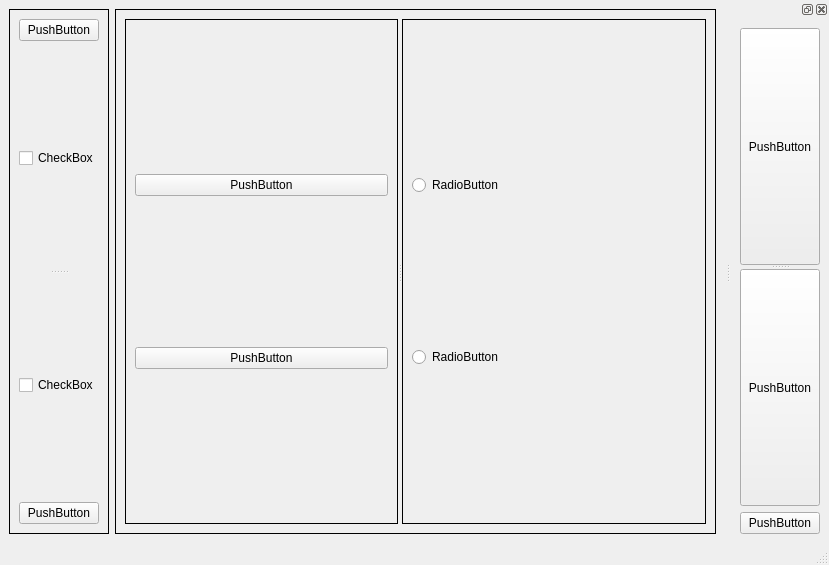
<?xml version="1.0" encoding="UTF-8"?>
<ui version="4.0">
 <class>MainWindow</class>
 <widget class="QMainWindow" name="MainWindow">
  <property name="geometry">
   <rect>
    <x>0</x>
    <y>0</y>
    <width>829</width>
    <height>565</height>
   </rect>
  </property>
  <property name="windowTitle">
   <string>MainWindow</string>
  </property>
  <widget class="QWidget" name="centralwidget">
   <property name="enabled">
    <bool>true</bool>
   </property>
   <property name="accessibleDescription">
    <string/>
   </property>
   <layout class="QGridLayout" name="gridLayout">
    <item row="0" column="1">
     <widget class="QFrame" name="frame_2">
      <property name="frameShape">
       <enum>QFrame::Box</enum>
      </property>
      <property name="frameShadow">
       <enum>QFrame::Plain</enum>
      </property>
      <layout class="QVBoxLayout" name="verticalLayout_5">
       <item>
        <widget class="QSplitter" name="splitter">
         <property name="orientation">
          <enum>Qt::Horizontal</enum>
         </property>
         <widget class="QFrame" name="frame_4">
          <property name="frameShape">
           <enum>QFrame::Box</enum>
          </property>
          <property name="frameShadow">
           <enum>QFrame::Plain</enum>
          </property>
          <layout class="QVBoxLayout" name="verticalLayout">
           <item>
            <widget class="QPushButton" name="pushButton_6">
             <property name="text">
              <string>PushButton</string>
             </property>
            </widget>
           </item>
           <item>
            <widget class="QPushButton" name="pushButton_7">
             <property name="text">
              <string>PushButton</string>
             </property>
            </widget>
           </item>
          </layout>
         </widget>
         <widget class="QFrame" name="frame_3">
          <property name="frameShape">
           <enum>QFrame::Box</enum>
          </property>
          <property name="frameShadow">
           <enum>QFrame::Plain</enum>
          </property>
          <layout class="QVBoxLayout" name="verticalLayout_4">
           <item>
            <widget class="QRadioButton" name="radioButton">
             <property name="text">
              <string>RadioButton</string>
             </property>
            </widget>
           </item>
           <item>
            <widget class="QRadioButton" name="radioButton_2">
             <property name="text">
              <string>RadioButton</string>
             </property>
            </widget>
           </item>
          </layout>
         </widget>
        </widget>
       </item>
      </layout>
     </widget>
    </item>
    <item row="0" column="0">
     <widget class="QFrame" name="frame">
      <property name="frameShape">
       <enum>QFrame::Box</enum>
      </property>
      <property name="frameShadow">
       <enum>QFrame::Plain</enum>
      </property>
      <layout class="QVBoxLayout" name="verticalLayout_8">
       <item>
        <widget class="QPushButton" name="pushButton">
         <property name="text">
          <string>PushButton</string>
         </property>
        </widget>
       </item>
       <item>
        <widget class="QSplitter" name="splitter_3">
         <property name="orientation">
          <enum>Qt::Vertical</enum>
         </property>
         <widget class="QWidget" name="widget_2" native="true">
          <layout class="QVBoxLayout" name="verticalLayout_7">
           <item>
            <widget class="QCheckBox" name="checkBox_2">
             <property name="text">
              <string>CheckBox</string>
             </property>
            </widget>
           </item>
          </layout>
         </widget>
         <widget class="QWidget" name="widget" native="true">
          <layout class="QVBoxLayout" name="verticalLayout_6">
           <item>
            <widget class="QCheckBox" name="checkBox">
             <property name="text">
              <string>CheckBox</string>
             </property>
            </widget>
           </item>
          </layout>
         </widget>
        </widget>
       </item>
       <item>
        <widget class="QPushButton" name="pushButton_2">
         <property name="text">
          <string>PushButton</string>
         </property>
        </widget>
       </item>
      </layout>
     </widget>
    </item>
   </layout>
   <widget class="QSplitter" name="splitter_2">
    <property name="geometry">
     <rect>
      <x>0</x>
      <y>0</y>
      <width>100</width>
      <height>30</height>
     </rect>
    </property>
    <property name="orientation">
     <enum>Qt::Vertical</enum>
    </property>
   </widget>
  </widget>
  <widget class="QMenuBar" name="menubar">
   <property name="geometry">
    <rect>
     <x>0</x>
     <y>0</y>
     <width>829</width>
     <height>25</height>
    </rect>
   </property>
  </widget>
  <widget class="QStatusBar" name="statusbar"/>
  <widget class="QDockWidget" name="dockWidget">
   <attribute name="dockWidgetArea">
    <number>2</number>
   </attribute>
   <widget class="QWidget" name="dockWidgetContents">
    <layout class="QVBoxLayout" name="verticalLayout_2">
     <item>
      <widget class="QSplitter" name="splitter_4">
       <property name="orientation">
        <enum>Qt::Vertical</enum>
       </property>
       <widget class="QPushButton" name="pushButton_4">
        <property name="text">
         <string>PushButton</string>
        </property>
       </widget>
       <widget class="QPushButton" name="pushButton_5">
        <property name="text">
         <string>PushButton</string>
        </property>
       </widget>
      </widget>
     </item>
     <item>
      <widget class="QPushButton" name="pushButton_3">
       <property name="text">
        <string>PushButton</string>
       </property>
      </widget>
     </item>
    </layout>
   </widget>
  </widget>
 </widget>
 <resources/>
 <connections/>
</ui>
